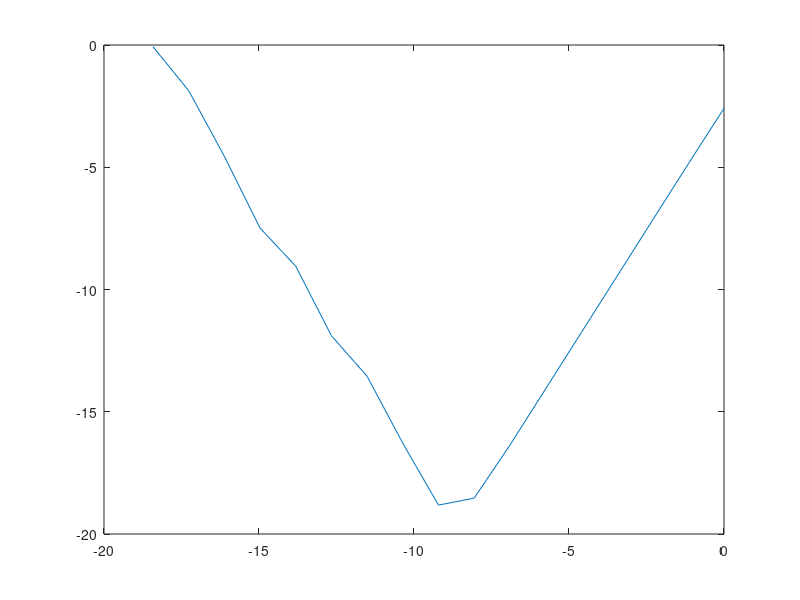

The MATLAB source for this figure:
k = 0: 0.5: 8;
h = 10.^ (-k);
p1 = 1.2 - h;
p2 = 1.2 + h;
f1 = sin(p1);
f0 = sin(1.2);
fminus1 = sin(p2);
fpp = -sin(1.2);
for m=1:length(k)
    fpp0(m) = (f1(m) - 2.* f0 + fminus1(m))/(h(m).^2);
    err(m) = abs(fpp0(m) - fpp);
end
 
h = log(h);
err = log(err);
figure(1);
plot(h, err);